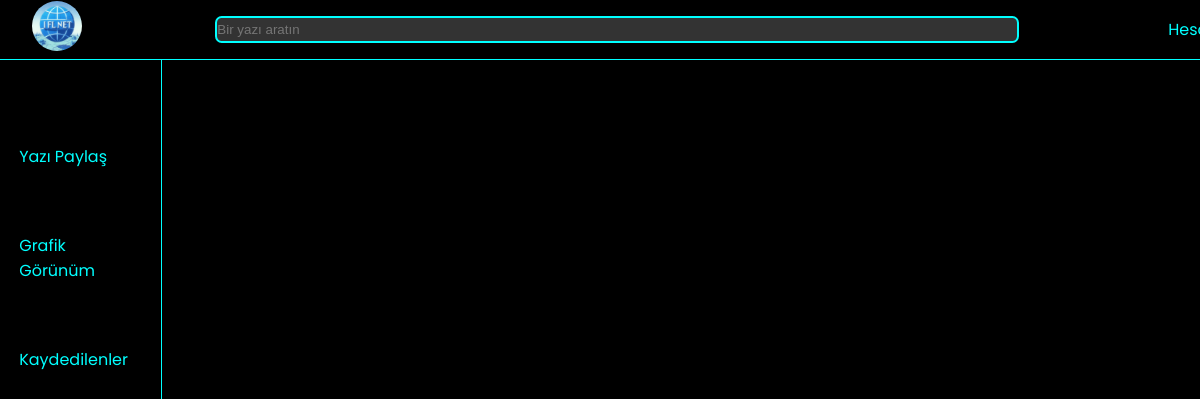
The app's page /kaydedilenler (signed in), older data.
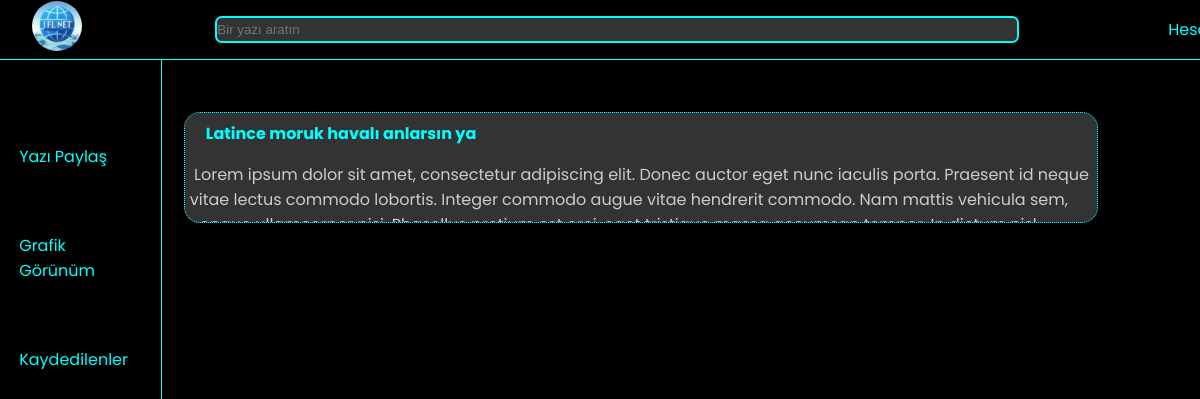
The same page, newer data.
### app.py (models this page shows)
class Yazilar(db.Model):
    id = db.Column(db.Integer, primary_key=True)
    message = db.Column(db.String(10000), nullable=False)
    user_id = db.Column(db.Integer, db.ForeignKey('user.id'), nullable=False)
    baslik = db.Column(db.String(50), nullable=False, unique=True)
    kaydedilme_sayısı = db.relationship('YaziKaydet',backref='Yazilar',lazy='dynamic')
    kategori = db.Column(db.String(50),nullable=False, default="Diğer")

### app.py (the view)
@app.route('/kaydedilenler')
@login_required
def kaydedilenler():
    kaydedilenler = current_user.kaydedildi.all()
    yazilar = []
    for kaydedilen in kaydedilenler:
        yazilar.append(Yazilar.query.filter_by(id=kaydedilen.yazi_id).first())
        print(kaydedilen.yazi_id)
    return render_template('kaydedilenler.html', yazilar=yazilar)

### app.py (called while the page is built)
@login_manager.user_loader
def load_user(user_id):
    return User.query.get(int(user_id))

@app.before_request
def make_session_permanent():
    session.permanent = True

### templates/kaydedilenler.html
{% extends "base.html" %}
{%block title%} <title>IFLNET</title>
<link rel="stylesheet" href="../static/css/home/main.css">
{%endblock%}
{% block content %}
    <section class="ana">
        <div class="yazilar">
            <ul class="yazi">
                {% for yazi in yazilar|reverse %}
                    <li><a href="/yazi/{{yazi.baslik}}"> <div class="post-ici"><span> {{yazi.baslik}} </span><br> {{yazi.message|safe}} </div> </a></li>
                {% endfor %}
            </ul>
        </div>
    </section>
{% endblock %}

### templates/base.html (shortened to what this page needs)
<!DOCTYPE html>
<html lang="en">
<head>
    {%block title%}{%endblock%}
    <link rel="stylesheet" href="../static/css/base/main.css">
</head>
<body>
    <div class="navbar-top">
        <div class="logo">
            <a href="/"><img src="../static/images/ifl_net.jpg" alt="LOGO" width="50px"></a>
        </div>
        <div class="arama">
            <input type="text" class="ara-bar" placeholder="Bir yazı aratın">
        </div>
        <div class="hesabim">
            <a href="#">Hesabim</a>
        </div>
    </div>
    <div class="navbar">
        <div class="container">
            <ul>
                <li><a href="{{url_for('yazi_yaz')}}">Yazı Paylaş</a></li>
                <li><a href="#">Grafik Görünüm</a></li>
                <li><a href="{{url_for('kaydedilenler')}}">Kaydedilenler</a></li>
            </ul>
        </div>
    </div>
        {% block content %} {% endblock %}
</body>
</html>

### static/css/home/main.css (style rules this page uses)
section.ana { margin-left: 10em; display: inline-flex; }
section.ana .yazilar { margin: 1em 0.5em 0 0.5em; width: 60em; }
section.ana .yazilar span { font-weight: bold; margin-left: 1em; margin-top: -0.5em; overflow: hidden; color: var(--vurgu); }
section.ana .yazilar a { text-decoration: none; color: whitesmoke; }
section.ana .yazilar a { text-decoration: none; color: var(--acik-gri); }
section.ana .yazilar p { overflow: hidden; }
section.ana .yazilar li { cursor: pointer; background-color: var(--koyu-gri); margin-top: 1em; margin-left: -1.5em; width: 57em; border: 1px dotted var(--vurgu); border-radius: 1em; height: 6.8em; overflow-y: hidden; }
section.ana .yazilar li .post-ici { display: inline-block; margin-left: 0.3em; margin-top: 0.5em; }

### static/css/base/main.css (style rules this page uses)
:root { --main: #000000; --vurgu: #00FFFF; --koyu-gri: #333333; --acik-gri: #CCCCCC; }
span { pointer-events: none; white-space: nowrap; }
body { display: inline-block; background: var(--main); font-family: "Poppins"; margin: 0; position: relative; }
ul { list-style-type: none; }
.navbar-top { align-items: center; text-align: center; position: fixed; display: inline-flex; z-index: 100; background-color: var(--main); border-bottom: 1px solid var(--vurgu); padding-left: 5em; }
.navbar-top .logo { display: inline-flex; color: black; margin-left: -3em; width: 50px; }
.navbar-top .logo img { border-radius: 5em; width: 50px; height: 50px; }
.navbar-top .arama { margin-top: 1em; padding-bottom: 1em; }
.navbar-top .arama input.ara-bar { color: white; border-radius: 0.5em; border-style: solid; border-color: var(--vurgu); background-color: var(--koyu-gri); margin-left: 10em; width: 60em; padding: 0.3em 0; }
.navbar-top .hesabim { margin-left: 10em; padding-right: 2em; }
.navbar-top .hesabim a { text-decoration: none; color: var(--vurgu); margin-left: -0.7em; }
.navbar { position: fixed; background: var(--main); border-right: 1px solid var(--vurgu); padding: 0 2em 0 3.7em; width: 70px; height: 999em; }
.navbar .container { display: flex; place-content: space-between; }
.navbar ul { display: block; margin-top: 5em; margin-left: -5em; }
.navbar ul li { margin: 4em 0 4em 0; }
.navbar ul li a:link { color: var(--vurgu); text-decoration: none; }

Row changes from the older to the newer data that the page shows:
now on this page (row edited): Yazilar: baslik "Latince moruk havalı anlarsın ya", message "Lorem ipsum dolor sit amet, consectetur adipiscing elit. Donec auctor eget nunc iaculis porta. Praesent id neque vitae lectus commodo lobortis. Integer commodo augue vitae hendrerit commodo. Nam mattis vehicula sem,…"
